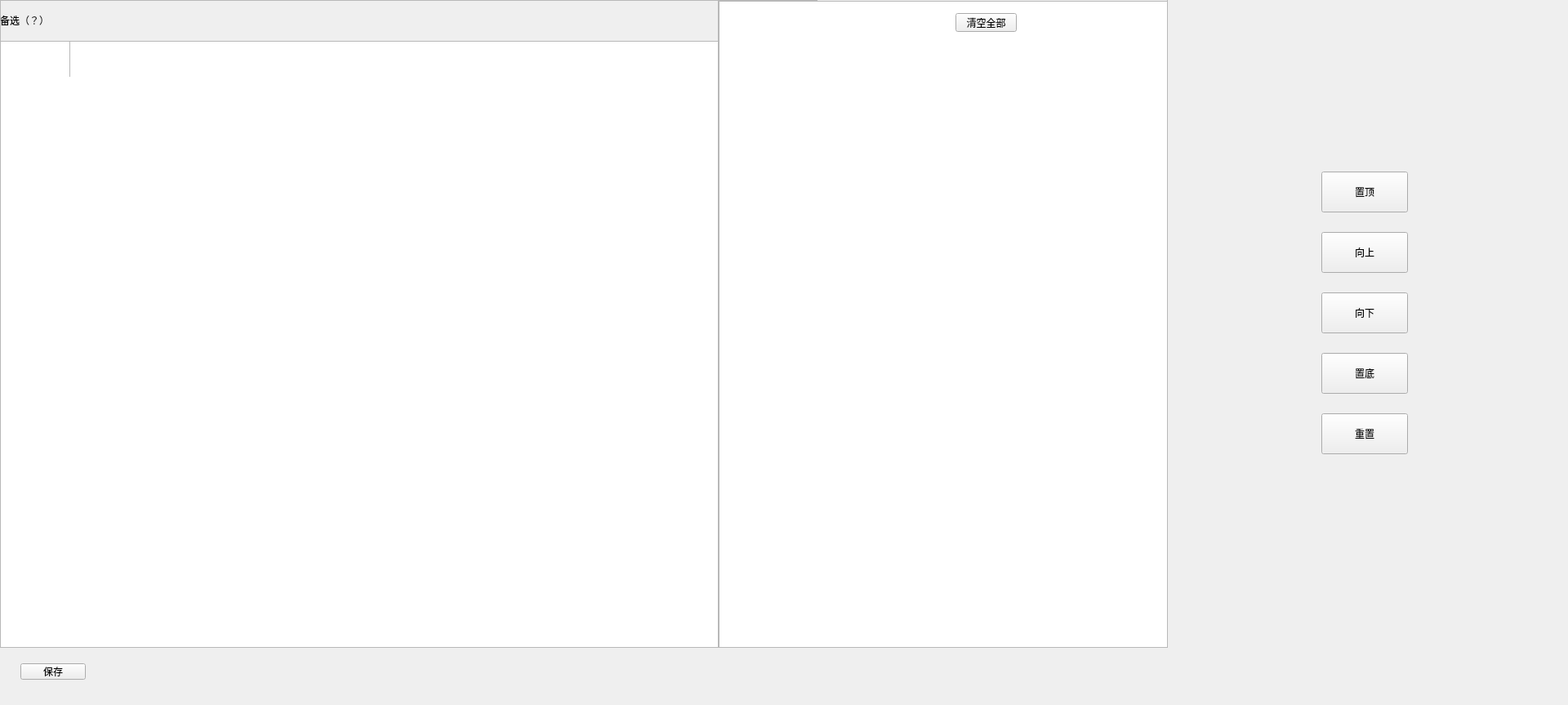
<?xml version="1.0" encoding="UTF-8"?>
<ui version="4.0">
 <class>QDisplayTableSet</class>
 <widget class="QWidget" name="QDisplayTableSet">
  <property name="geometry">
   <rect>
    <x>0</x>
    <y>0</y>
    <width>1920</width>
    <height>863</height>
   </rect>
  </property>
  <property name="windowTitle">
   <string>QDisplayTableSet</string>
  </property>
  <widget class="QTableView" name="beSelect_View">
   <property name="geometry">
    <rect>
     <x>0</x>
     <y>50</y>
     <width>880</width>
     <height>743</height>
    </rect>
   </property>
   <property name="styleSheet">
    <string notr="true"/>
   </property>
   <property name="verticalScrollBarPolicy">
    <enum>Qt::ScrollBarAsNeeded</enum>
   </property>
   <property name="showGrid">
    <bool>false</bool>
   </property>
   <attribute name="horizontalHeaderVisible">
    <bool>true</bool>
   </attribute>
   <attribute name="horizontalHeaderDefaultSectionSize">
    <number>85</number>
   </attribute>
   <attribute name="horizontalHeaderHighlightSections">
    <bool>false</bool>
   </attribute>
   <attribute name="horizontalHeaderMinimumSectionSize">
    <number>19</number>
   </attribute>
   <attribute name="horizontalHeaderStretchLastSection">
    <bool>true</bool>
   </attribute>
   <attribute name="verticalHeaderDefaultSectionSize">
    <number>44</number>
   </attribute>
  </widget>
  <widget class="QTableView" name="selected_View">
   <property name="geometry">
    <rect>
     <x>880</x>
     <y>1</y>
     <width>550</width>
     <height>792</height>
    </rect>
   </property>
   <property name="styleSheet">
    <string notr="true"/>
   </property>
   <property name="verticalScrollBarPolicy">
    <enum>Qt::ScrollBarAsNeeded</enum>
   </property>
   <property name="showGrid">
    <bool>false</bool>
   </property>
   <attribute name="horizontalHeaderDefaultSectionSize">
    <number>100</number>
   </attribute>
   <attribute name="horizontalHeaderStretchLastSection">
    <bool>true</bool>
   </attribute>
   <attribute name="verticalHeaderDefaultSectionSize">
    <number>53</number>
   </attribute>
  </widget>
  <widget class="QLabel" name="beSelect_label">
   <property name="geometry">
    <rect>
     <x>0</x>
     <y>0</y>
     <width>880</width>
     <height>50</height>
    </rect>
   </property>
   <property name="styleSheet">
    <string notr="true"/>
   </property>
   <property name="text">
    <string>备选（？）</string>
   </property>
   <property name="bks" stdset="0">
    <string notr="true">gray</string>
   </property>
   <property name="bordersB" stdset="0">
    <string notr="true">bottom</string>
   </property>
   <property name="paddings_left" stdset="0">
    <string notr="true">l_20</string>
   </property>
  </widget>
  <widget class="QPushButton" name="clearAll_Button">
   <property name="geometry">
    <rect>
     <x>1170</x>
     <y>16</y>
     <width>75</width>
     <height>23</height>
    </rect>
   </property>
   <property name="text">
    <string>清空全部</string>
   </property>
   <property name="bks" stdset="0">
    <string>transparent</string>
   </property>
   <property name="borders" stdset="0">
    <string>none</string>
   </property>
   <property name="colors" stdset="0">
    <string>blue</string>
   </property>
  </widget>
  <widget class="QLabel" name="selected_label">
   <property name="geometry">
    <rect>
     <x>900</x>
     <y>3</y>
     <width>261</width>
     <height>40</height>
    </rect>
   </property>
   <property name="styleSheet">
    <string notr="true"/>
   </property>
   <property name="text">
    <string/>
   </property>
  </widget>
  <widget class="QPushButton" name="save_Button">
   <property name="geometry">
    <rect>
     <x>25</x>
     <y>812</y>
     <width>80</width>
     <height>20</height>
    </rect>
   </property>
   <property name="text">
    <string>保存</string>
   </property>
   <property name="buttons" stdset="0">
    <string>flat</string>
   </property>
  </widget>
  <widget class="QFrame" name="line_v_1">
   <property name="geometry">
    <rect>
     <x>0</x>
     <y>0</y>
     <width>1</width>
     <height>619</height>
    </rect>
   </property>
   <property name="frameShape">
    <enum>QFrame::StyledPanel</enum>
   </property>
   <property name="frameShadow">
    <enum>QFrame::Raised</enum>
   </property>
   <property name="lines" stdset="0">
    <string>solid</string>
   </property>
  </widget>
  <widget class="QFrame" name="line_h_1">
   <property name="geometry">
    <rect>
     <x>0</x>
     <y>0</y>
     <width>1001</width>
     <height>1</height>
    </rect>
   </property>
   <property name="frameShape">
    <enum>QFrame::StyledPanel</enum>
   </property>
   <property name="frameShadow">
    <enum>QFrame::Raised</enum>
   </property>
   <property name="lines" stdset="0">
    <string>solid</string>
   </property>
  </widget>
  <widget class="QFrame" name="line_v_4">
   <property name="geometry">
    <rect>
     <x>879</x>
     <y>0</y>
     <width>1</width>
     <height>793</height>
    </rect>
   </property>
   <property name="frameShape">
    <enum>QFrame::StyledPanel</enum>
   </property>
   <property name="frameShadow">
    <enum>QFrame::Raised</enum>
   </property>
   <property name="lines" stdset="0">
    <string>solid</string>
   </property>
  </widget>
  <widget class="QFrame" name="line_v_5">
   <property name="geometry">
    <rect>
     <x>1429</x>
     <y>0</y>
     <width>1</width>
     <height>793</height>
    </rect>
   </property>
   <property name="frameShape">
    <enum>QFrame::StyledPanel</enum>
   </property>
   <property name="frameShadow">
    <enum>QFrame::Raised</enum>
   </property>
   <property name="lines" stdset="0">
    <string>solid</string>
   </property>
  </widget>
  <widget class="QWidget" name="widget" native="true">
   <property name="geometry">
    <rect>
     <x>1618</x>
     <y>210</y>
     <width>106</width>
     <height>571</height>
    </rect>
   </property>
   <property name="minimumSize">
    <size>
     <width>106</width>
     <height>0</height>
    </size>
   </property>
   <layout class="QVBoxLayout" name="verticalLayout">
    <property name="spacing">
     <number>24</number>
    </property>
    <property name="leftMargin">
     <number>0</number>
    </property>
    <property name="topMargin">
     <number>0</number>
    </property>
    <property name="rightMargin">
     <number>0</number>
    </property>
    <property name="bottomMargin">
     <number>0</number>
    </property>
    <item>
     <widget class="QPushButton" name="top_Button">
      <property name="minimumSize">
       <size>
        <width>106</width>
        <height>50</height>
       </size>
      </property>
      <property name="maximumSize">
       <size>
        <width>106</width>
        <height>50</height>
       </size>
      </property>
      <property name="text">
       <string>置顶</string>
      </property>
      <property name="buttons" stdset="0">
       <string>btn_dlg</string>
      </property>
     </widget>
    </item>
    <item>
     <widget class="QPushButton" name="pre_Button">
      <property name="minimumSize">
       <size>
        <width>106</width>
        <height>50</height>
       </size>
      </property>
      <property name="maximumSize">
       <size>
        <width>106</width>
        <height>50</height>
       </size>
      </property>
      <property name="text">
       <string>向上</string>
      </property>
      <property name="buttons" stdset="0">
       <string>btn_dlg</string>
      </property>
     </widget>
    </item>
    <item>
     <widget class="QPushButton" name="next_Button">
      <property name="minimumSize">
       <size>
        <width>106</width>
        <height>50</height>
       </size>
      </property>
      <property name="maximumSize">
       <size>
        <width>106</width>
        <height>50</height>
       </size>
      </property>
      <property name="text">
       <string>向下</string>
      </property>
      <property name="buttons" stdset="0">
       <string>btn_dlg</string>
      </property>
     </widget>
    </item>
    <item>
     <widget class="QPushButton" name="bottom_Button">
      <property name="minimumSize">
       <size>
        <width>106</width>
        <height>50</height>
       </size>
      </property>
      <property name="maximumSize">
       <size>
        <width>106</width>
        <height>50</height>
       </size>
      </property>
      <property name="text">
       <string>置底</string>
      </property>
      <property name="buttons" stdset="0">
       <string>btn_dlg</string>
      </property>
     </widget>
    </item>
    <item>
     <widget class="QPushButton" name="reset_Button">
      <property name="minimumSize">
       <size>
        <width>106</width>
        <height>50</height>
       </size>
      </property>
      <property name="maximumSize">
       <size>
        <width>106</width>
        <height>50</height>
       </size>
      </property>
      <property name="text">
       <string>重置</string>
      </property>
      <property name="buttons" stdset="0">
       <string>btn_dlg</string>
      </property>
     </widget>
    </item>
    <item>
     <spacer name="verticalSpacer">
      <property name="orientation">
       <enum>Qt::Vertical</enum>
      </property>
      <property name="sizeHint" stdset="0">
       <size>
        <width>20</width>
        <height>40</height>
       </size>
      </property>
     </spacer>
    </item>
   </layout>
  </widget>
  <widget class="QFrame" name="line_v_2">
   <property name="geometry">
    <rect>
     <x>85</x>
     <y>50</y>
     <width>1</width>
     <height>44</height>
    </rect>
   </property>
   <property name="frameShape">
    <enum>QFrame::StyledPanel</enum>
   </property>
   <property name="frameShadow">
    <enum>QFrame::Raised</enum>
   </property>
   <property name="lines" stdset="0">
    <string>light_solid</string>
   </property>
  </widget>
  <zorder>widget</zorder>
  <zorder>selected_View</zorder>
  <zorder>beSelect_View</zorder>
  <zorder>beSelect_label</zorder>
  <zorder>selected_label</zorder>
  <zorder>save_Button</zorder>
  <zorder>line_v_1</zorder>
  <zorder>line_h_1</zorder>
  <zorder>line_v_4</zorder>
  <zorder>clearAll_Button</zorder>
  <zorder>line_v_5</zorder>
  <zorder>line_v_2</zorder>
 </widget>
 <layoutdefault spacing="6" margin="11"/>
 <resources/>
 <connections/>
</ui>
